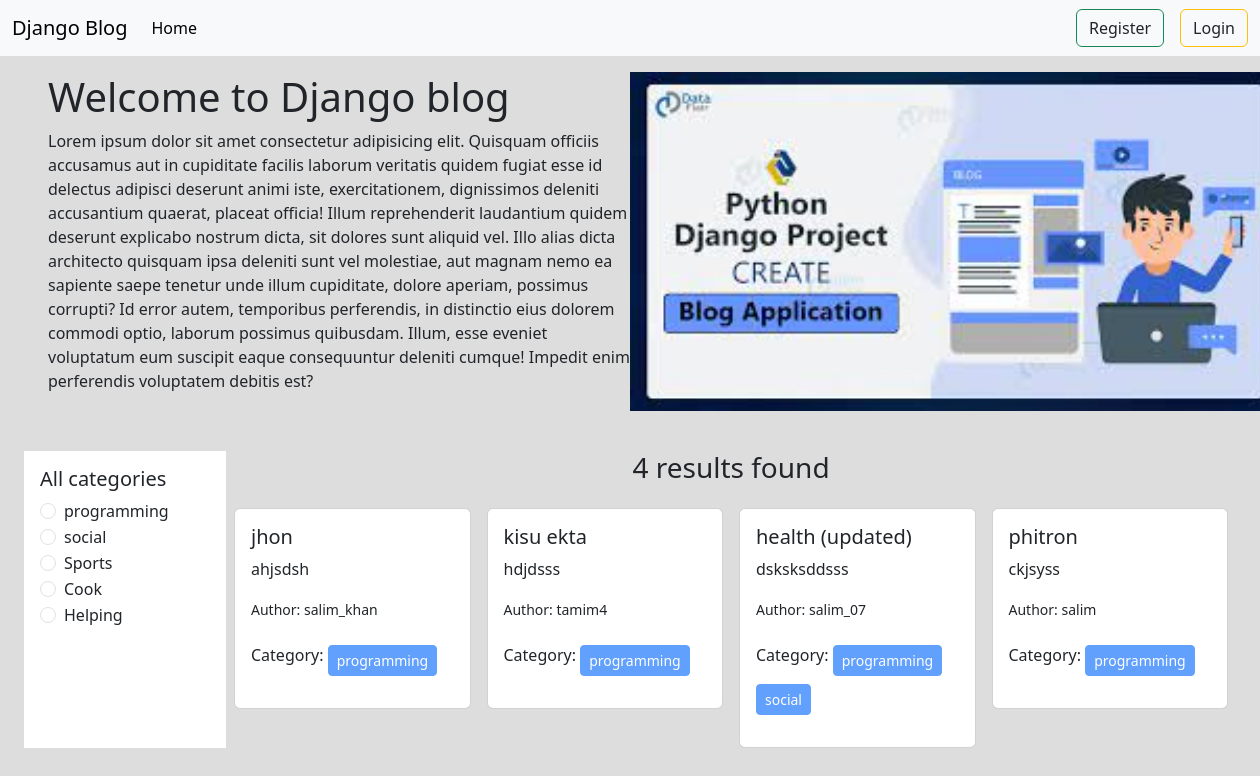
The page / on the database its author committed.
### categories/models.py (models this page shows, shortened)
class Category(models.Model):
    name = models.CharField(max_length=100)
    slug = models.SlugField(max_length=100,unique=True,null=True,blank=True)

### posts/models.py (models this page shows, shortened)
class Post(models.Model):
    title = models.CharField(max_length=50)
    content = models.TextField()
    category = models.ManyToManyField(Category) # ekta post multiple categorir moddehe thake pare aber ekta categorir moddhe multiple post thakte pare
    author = models.ForeignKey(User,on_delete=models.CASCADE) # many to one er jonno foreign key and cascade means author delete hole post o delete hobe

### blog_project/views.py (the view)
# urls.py: 2. Add a URL to urlpatterns:  path('', views.home, name='home')
def home(request,category_slug =None):
    data = Post.objects.all()
    if category_slug is not None:
        category1 = Category.objects.get(slug = category_slug)
        data = Post.objects.filter(category = category1)
    categories = Category.objects.all()
    return render(request,'home.html',{'data':data, 'category': categories})

### templates/home.html
{% extends 'base.html' %}
{% load static %}
{% load crispy_forms_tags %}
{% block content %}
<div class='d-flex flex-wrap align-items-center p-3 px-5'>
  <div class="col-6">
    <h1>Welcome to Django blog</h1>
    <p>Lorem ipsum dolor sit amet consectetur adipisicing elit. Quisquam officiis accusamus aut in cupiditate facilis laborum veritatis quidem fugiat esse id delectus adipisci deserunt animi iste, exercitationem, dignissimos deleniti accusantium quaerat, placeat officia! Illum reprehenderit laudantium quidem deserunt explicabo nostrum dicta, sit dolores sunt aliquid vel. Illo alias dicta architecto quisquam ipsa deleniti sunt vel molestiae, aut magnam nemo ea sapiente saepe tenetur unde illum cupiditate, dolore aperiam, possimus corrupti? Id error autem, temporibus perferendis, in distinctio eius dolorem commodi optio, laborum possimus quibusdam. Illum, esse eveniet voluptatum eum suscipit eaque consequuntur deleniti cumque! Impedit enim perferendis voluptatem debitis est?
    </p>
  </div>
  <div class="col-6 ">
    <img style="width : 650px" src="{% static 'head.jpg' %}" alt="">
  </div>
</div>
<div class="d-flex flex-wrap p-4">
  <div class='col-2 bg-white p-3'>
    <h5>All categories</h5>
    {% for cat in category %}
    <div class="form-check">
      <input class="form-check-input" type="radio" name="flexRadioDefault" id="{{cat.id}}">
      <label class="form-check-label" for="{{cat.id}}">
        <a href="{% url 'category_wise_post' cat.slug  %}" class="text-decoration-none text-dark">{{cat.name}}</a>
      </label>
    </div>
    {% endfor %}
  </div>
  <div class="col-10">
    <h3 class='text-center'>{{data | length}} results found</h3>
  <div class="d-flex flex-wrap pt-3">
    {% for post in data %}
    <div class="col-sm-3">
      <div class="card mx-2">
        <div class="card-body">
          <h5 class="card-title">{{post.title}}</h5>
          <p class="card-text">
            {{post.content}}
          </p>
          <p><small>Author: {{post.author}}</small></p>
          <p> Category:
            {% for cat in post.category.all %}
            <button class="btn btn-primary btn-sm mt-2" disabled>{{cat.name}}</button>
            {% endfor %}
          </p>
        </div>
      </div>
    </div>
    {% endfor %}
  </div>
</div>
</div>
{% endblock %}

### templates/base.html (shortened to what this page needs)
<!doctype html>
<html lang="en">
  <head>
    <link href="https://cdn.jsdelivr.net/npm/bootstrap@5.3.3/dist/css/bootstrap.min.css" rel="stylesheet">
  </head>
  <body style="background-color : #dddddd">
    <nav class="navbar navbar-expand-lg bg-body-tertiary">
        <div class="container-fluid">
          <a class="navbar-brand" href="#">Django Blog</a>
          <div class="collapse navbar-collapse" id="navbarSupportedContent">
            <ul class="navbar-nav me-auto mb-2 mb-lg-0">
              <li class="nav-item">
                <a class="nav-link active" aria-current="page" href="{% url 'home' %}">Home</a>
              </li>
            </ul>
           {% if request.user.is_authenticated %}
           <a class=" btn btn-outline-success text-dark mx-3" href="{% url 'profile' %}">Profile</a>
           <a class="btn btn-outline-warning text-dark" href="{% url 'logout' %}" type="submit">Logout</a>
           {% else %}
           <a class=" btn btn-outline-success text-dark mx-3" href="{% url 'register' %}">Register</a>
           <a class="btn btn-outline-warning text-dark" href="{% url 'login' %}" type="submit">Login</a>
           {% endif %}
          </div>
        </div>
      </nav>
      {% block content %}
      {% endblock %}
  </body>
</html>

### rows shown on the page
Category: name "programming"
Category: name "social"
Category: name "Sports"
Category: name "Cook"
Category: name "Helping"
Post: title "jhon", content "ahjsdsh", author "salim_khan"
Post: title "kisu ekta", content "hdjdsss", author "tamim4"
Post: title "health (updated)", content "dsksksddsss", author "salim_07"
Post: title "phitron", content "ckjsyss", author "salim"

### other values the page prints
{{ data | length }} "4"
